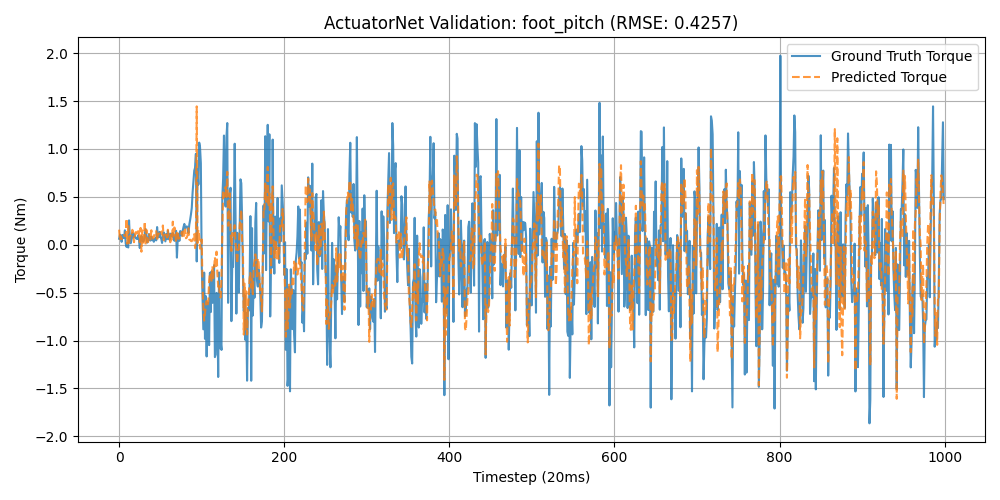
#> input picture actuator_net/val_foot_pitch.png, 1000 x 500 px; its folder holds 4 pictures in this run
$ python plot_summary.py
#> lines starting #> are read from the running program, lines starting #| are printed output that depends on the picture
import matplotlib.pyplot as plt
import matplotlib.image as mpimg
import glob

files = glob.glob("val_*.png")
fig, axs = plt.subplots(3, 2, figsize=(20, 15))

for i, f in enumerate(sorted(files)):
    if "summary" in f: continue
    img = mpimg.imread(f)
#> img is the input picture: shape (500, 1000, 4) float32; mean R, G, B, A 0.913, 0.915, 0.911, 1
    ax = axs[i // 2, i % 2]
    ax.imshow(img)
    ax.axis('off')

plt.tight_layout()
plt.savefig("val_summary.png")
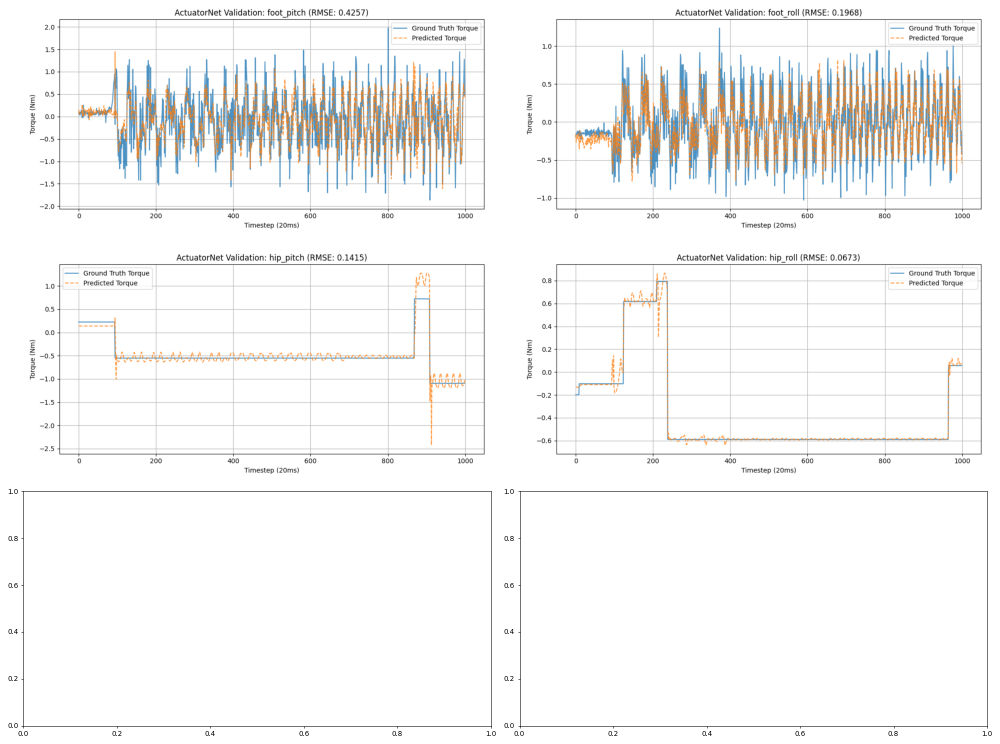
#> figure drawn by matplotlib, 4 panels
